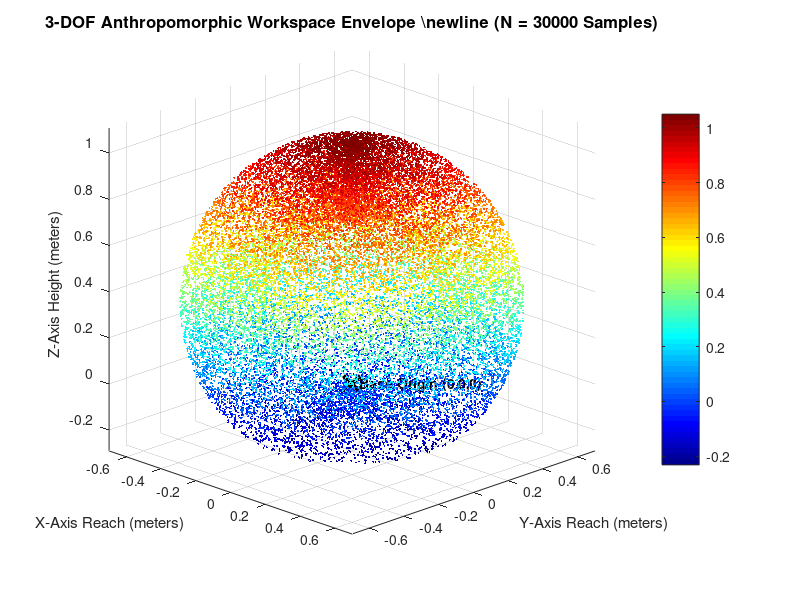

Recreate this plot in MATLAB.
%% 3-DOF Articulated Robotic Arm Workspace Visualization Engine
% Author: Navya Sharma
% Generates a dense 3D point cloud mapping the boundary of the reachable workspace

clc; clear; close all;

%% 1. Physical Link Dimensions (Must match geometric parameters exactly)
d1 = 0.350;  % Base offset (meters)
a2 = 0.400;  % Upper arm length (meters)
a3 = 0.300;  % Forearm length (meters)

%% 2. Define Joint Operational Boundaries (Mechanical Constraints)
% Edit these ranges to reflect the physical limits of your SolidWorks mates
theta1_range = [-180, 180]; % Full rotation of the base
theta2_range = [-45, 90];   % Shoulder joint limit (preventing self-collision)
theta3_range = [-120, 120]; % Elbow joint limit

%% 3. Monte Carlo Workspace Sampling Setup
N = 30000; % Number of random configurations to generate (Scale up for denser plots)

% Pre-allocate coordinate vectors for high-speed memory execution
X = zeros(N, 1);
Y = zeros(N, 1);
Z = zeros(N, 1);

fprintf('====== 3-DOF Robot Workspace Boundary Engine ======\n');
fprintf('Sampling %d random configurations within mechanical boundaries...\n', N);

%% 4. Execution Loop (Vectorized Random State Space Generation)
% Generate uniformly distributed random joint states within defined limits
t1 = deg2rad(theta1_range(1) + (theta1_range(2) - theta1_range(1)) * rand(N, 1));
t2 = deg2rad(theta2_range(1) + (theta2_range(2) - theta2_range(1)) * rand(N, 1));
t3 = deg2rad(theta3_range(1) + (theta3_range(2) - theta3_range(1)) * rand(N, 1));

% Vectorized Forward Kinematics Evaluation
% Maps every joint space array row straight to Cartesian coordinates
X = cos(t1) .* (a2 .* cos(t2) + a3 .* cos(t2 + t3));
Y = sin(t1) .* (a2 .* cos(t2) + a3 .* cos(t2 + t3));
Z = d1 + a2 .* sin(t2) + a3 .* sin(t2 + t3);

fprintf('Point cloud generation complete. Compiling graphical workspace boundary...\n');

%% 5. 3D Graphical Visualization
figure('Name', '3-DOF Robotic Arm Reachable Workspace', 'NumberTitle', 'off');
set(gcf, 'Color', [1 1 1]); % Set background to clean white

% Plot the workspace coordinates as a point cloud
% Color-mapped by the Z-height to clearly display vertical reach envelopes
scatter3(X, Y, Z, 2, Z, 'filled');
colormap(jet); 
colorbar;
hold on;

% Mark the reference origin (Robot Base Position)
plot3(0, 0, 0, 'kx', 'MarkerSize', 12, 'LineWidth', 3);
text(0, 0, 0, '  Base Origin (0,0,0)', 'FontSize', 10, 'FontWeight', 'bold');

%% 6. Graph Formatting and Spatial Boundaries
title(sprintf('3-DOF Anthropomorphic Workspace Envelope \\newline (N = %d Samples)', N), 'FontSize', 12, 'FontWeight', 'bold');
xlabel('X-Axis Reach (meters)', 'FontSize', 11);
ylabel('Y-Axis Reach (meters)', 'FontSize', 11);
zlabel('Z-Axis Height (meters)', 'FontSize', 11);

% Ensure axis scaling is uniform to prevent geometric distortion
axis equal;
grid on;
view(45, 20); % Set clean initial 3D viewing perspective perspective

% Calculate and display absolute operational reach boundaries
max_radial_reach = max(sqrt(X.^2 + Y.^2));
min_z = min(Z);
max_z = max(Z);

fprintf('\n--- Extracted Reach Specifications ---\n');
fprintf('  Maximum Horizontal Envelope Radius: %0.4f m\n', max_radial_reach);
fprintf('  Minimum Vertical Envelope Boundary: %0.4f m\n', min_z);
fprintf('  Maximum Vertical Envelope Boundary: %0.4f m\n\n', max_z);
